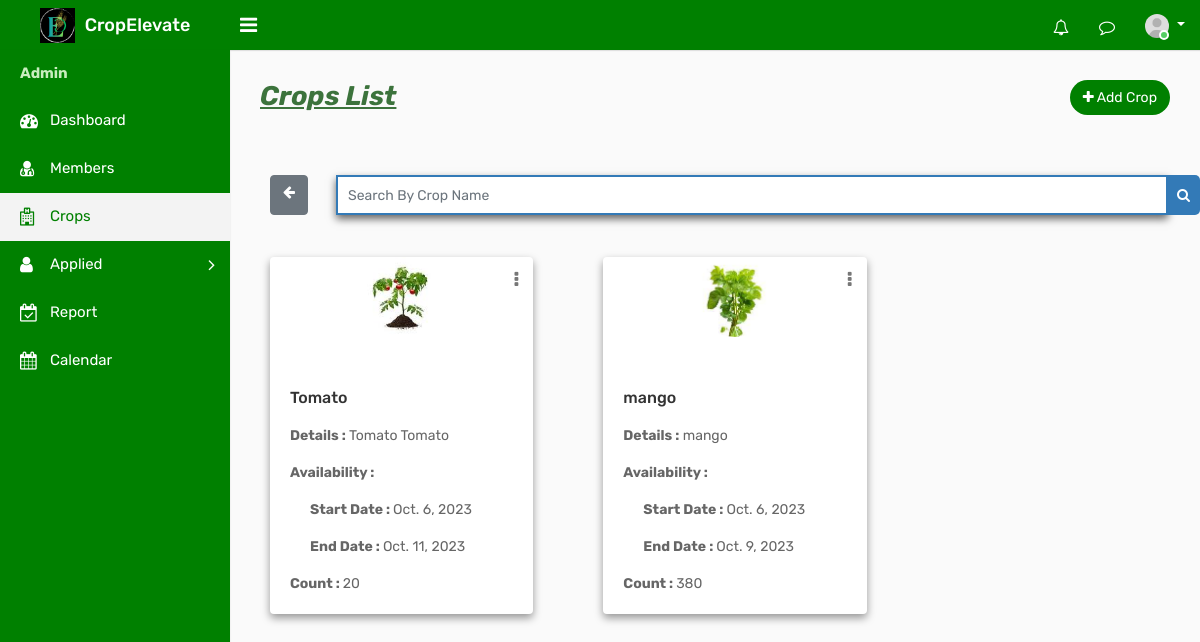
/adcrop, run on the app's committed database.
### ceapp/models.py (models this page shows)
class Crop(models.Model):
    Namec = models.CharField(max_length=100)
    des = models.TextField()
    start_date = models.DateField(null=True, blank=True)
    end_date = models.DateField(null=True, blank=True)
    count = models.PositiveIntegerField(default=0)
    crop_photo = models.ImageField(upload_to='crop_photos/', blank=True, null=True)
    created_at = models.DateTimeField(auto_now_add=True)
    current = models.BooleanField(default=False)

### ceapp/views.py (the view)
# urls.py: path('adcrop',views.adcrop,name='adcrop'),
def adcrop(request):
    crops = Crop.objects.all()
    return render(request, 'admintemp/adcrop.html', {'crops': crops})

### templates/admintemp/adcrop.html (shortened to what this page needs)
{% load static %}
<!DOCTYPE html>
<html lang="en">
<head>
    <link rel="stylesheet" type="text/css" href="{% static 'assets/css/bootstrap.min.css' %}">
    <link rel="stylesheet" type="text/css" href="{% static 'assets/css/dataTables.bootstrap4.min.css' %}">
    <link rel="stylesheet" type="text/css" href="{% static 'assets/css/font-awesome.min.css' %}">
    <link rel="stylesheet" type="text/css" href="{% static 'assets/css/style.css' %}">
</head>
<body>
    <div class="main-wrapper">
        <div class="header">
			<div class="header-left">
				<a href="{% url 'adindex' %}" class="logo">
					<img src="{% static 'assets/img/adminlogo1.png' %}" width="35" height="35" alt=""> <span>CropElevate</span>
				</a>
			</div>
			<a id="toggle_btn" href="javascript:void(0);"><i class="fa fa-bars"></i></a>
            <ul class="nav user-menu float-right">
                <li class="nav-item dropdown d-none d-sm-block">
                    <a href="#" class="dropdown-toggle nav-link" data-toggle="dropdown"><i class="fa fa-bell-o"></i> </a>
                </li>
                <li class="nav-item dropdown d-none d-sm-block">
                    <a href="javascript:void(0);" id="open_msg_box" class="hasnotifications nav-link"><i class="fa fa-comment-o"></i> </a>
                </li>
                <li class="nav-item dropdown has-arrow">
                    <a href="#" class="dropdown-toggle nav-link user-link" data-toggle="dropdown">
                        <span class="user-img"><img class="rounded-circle" src="{% static 'assets/img/user.jpg' %}" width="40" alt="Admin">
							<span class="status online"></span></span>
                    </a>
                </li>
            </ul>
        </div>
        <div class="sidebar" id="sidebar">
            <div class="sidebar-inner slimscroll">
                <div id="sidebar-menu" class="sidebar-menu">
                    <ul>
                        <li class="menu-title" style="color:#c9edbe; font-weight:bold;">Admin</li>
                        <li>
                            <a href="{% url 'adindex' %}"><i class="fa fa-dashboard"></i> <span>Dashboard</span></a>
                        </li>
						<li>
                            <a href="{% url 'admember' %}"><i class="fa fa-user-md"></i> <span>Members</span></a>
                        </li>
                        <li class="active">
                            <a href="{% url 'adcrop' %}"><i class="fa fa-hospital-o"></i> <span>Crops</span></a>
                        </li>
                        <li class="submenu green-background">
                            <a href="#"><i class="fa fa-user"></i> Applied <span class="menu-arrow"></span></a>
                        </li>
                        <li>
                            <a href="{% url 'adreport' %}"><i class="fa fa-calendar-check-o"></i> <span>Report</span></a>
                        </li>
                        <li>
                            <a href="{% url 'adcalendar' %}"><i class="fa fa-calendar"></i> <span>Calendar</span></a>
                        </li>
                    </ul>
                </div>
            </div>
        </div>
                </div>
                <div class="page-wrapper">
                    <div class="content">
                        <div class="row">
                            <div class="col-sm-5 col-5">
                                <h4 class="page-title" style="font-size:27px; color:#3c733c;"><b><i><u>Crops List</b></i></u></h4>
                            </div>
                            <div class="col-sm-7 col-7 text-right m-b-30">
                                <a href="{% url 'adaddcrop' %}" class="btn btn-primary btn-rounded" style="background-color: green; color: white;"><i class="fa fa-plus"></i> Add Crop</a>
                            </div>
                        </div>
                        </div>
                        <div class="row">
                            <div class="col-md-12">
                                <form id="search-form" method="GET" action="{% url 'search_crop' %}">
                                    <div class="input-group">
                                        <a href="{% url 'adcrop' %}" class="btn btn-secondary" style="margin-left:40px;"><i class="fa fa-arrow-left"></i></a>&ensp;&ensp;&ensp;&ensp;
                                        <input type="text" class="form-control custom-search-input" name="cropname" placeholder="Search By Crop Name">
                                        <div class="input-group-append">
                                            <button class="btn btn-primary custom-search-btn" type="submit"><i class="fa fa-search"></i></button>
                                        </div>
                                    </div>
                                </form>
                            </div>
                        </div><br><br>
                        <div class="row">
                            {% for crop in crops %}
                            <div class="col-md-4">
                                <div class="card" style="box-shadow: 0 4px 8px 0 rgba(0, 0, 0, 0.4); margin-left:40px;">
                                    <div class="dropdown profile-action">
                                        <a href="#" class="action-icon dropdown-toggle" data-toggle="dropdown" aria-expanded="false"><i class="fa fa-ellipsis-v"></i></a>
                                    </div>
                                    <div class="doctor-img">
                                        <a class="avatar" href="#"><img alt="" src="{{ crop.crop_photo.url }}"></a>
                                       </div>
                                    <div class="card-body">
                                        <p>
                                        <h5 class="card-title">{{ crop.Namec }}</h5>
                                        <p class="card-text"><b>Details :</b>  {{ crop.des }}</p>
                                        <p class="card-text"><b>Availability :</b></p>
                                        <p class="card-text" style= "padding-left:20px;"><b>Start Date : </b> {{ crop.start_date }}</p>
                                        <p class="card-text"  style= "padding-left:20px;"><b>End Date :  </b>{{ crop.end_date }}</p>
                                        <p class="card-text"><b>Count : </b> {{ crop.count }}</p>
                                    </div>
                                </div>
                            </div>
                            {% endfor %}
                        </div>
		</div>
</body>
</html>

### data on the page
Crop: crop_photo (picture), Namec "Tomato", des "Tomato Tomato", start_date "Oct. 6, 2023", end_date "Oct. 11, 2023", count "20"
Crop: crop_photo (picture), Namec "mango", des "mango", start_date "Oct. 6, 2023", end_date "Oct. 9, 2023", count "380"
